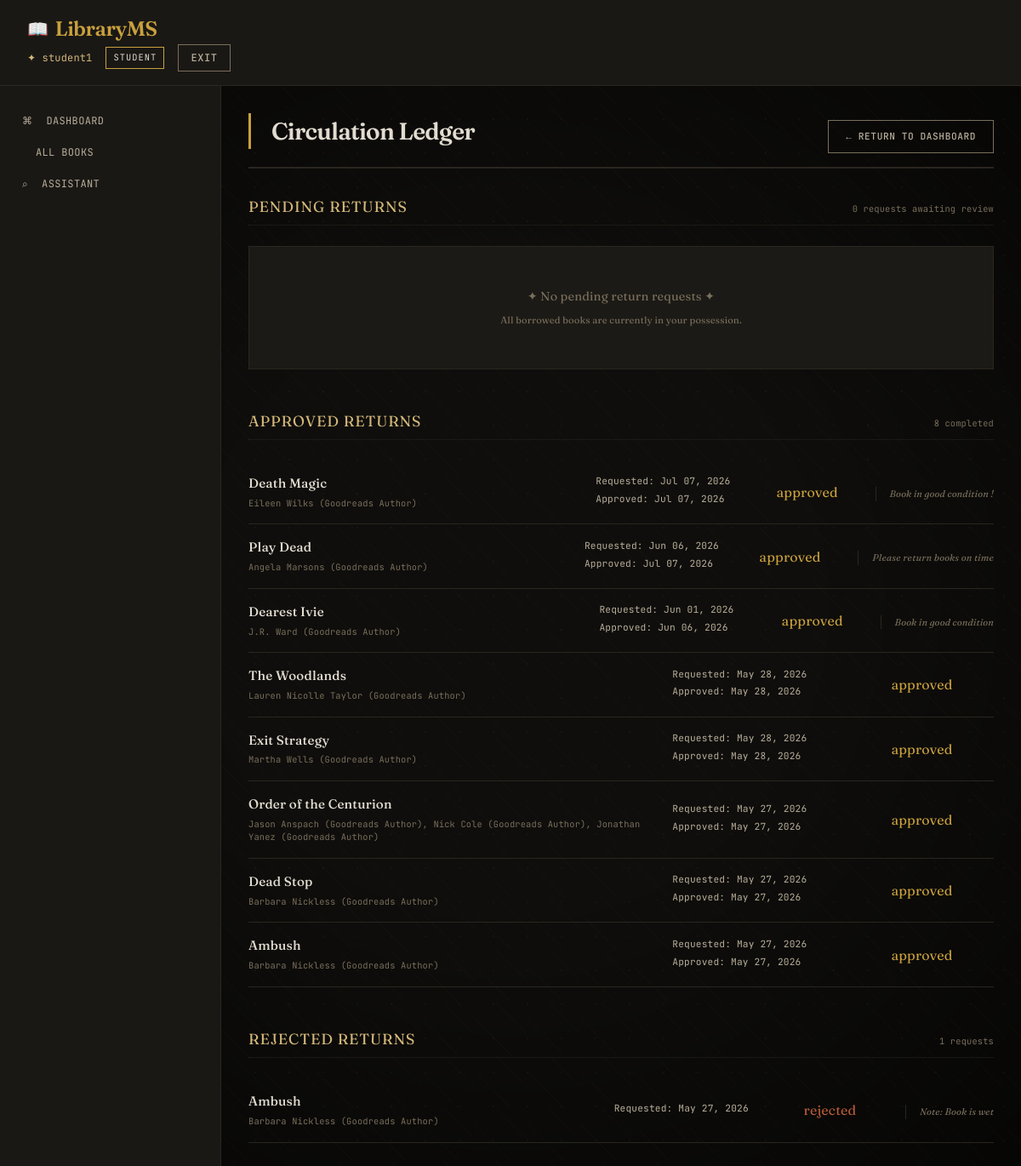
The app's page /my-return-requests/ (signed in) with its own data.
### library/models.py (models this page shows, shortened)
class User(AbstractUser):
    ROLE_CHOICES = [
        ('ADMIN', 'Admin'),
        ('LIBRARIAN', 'Librarian'),
        ('STUDENT', 'Student'),
    ]
    role = models.CharField(
        max_length=20,
        choices=ROLE_CHOICES,
        default='STUDENT'
    )
    USERNAME_FIELD = 'username'
    REQUIRED_FIELDS = []
    def is_admin(self):
        return self.role == 'ADMIN'
    def is_librarian(self):
        return self.role == 'LIBRARIAN'
    def is_student(self):
        return self.role == 'STUDENT'

class ReturnRequest(models.Model):
    REQUEST_STATUS = [
        ('PENDING', 'Pending Approval'),
        ('APPROVED', 'Approved'),
        ('REJECTED', 'Rejected'),
    ]
    borrow_record = models.OneToOneField(BorrowRecord, on_delete=models.CASCADE, related_name='return_request')
    student = models.ForeignKey(User, on_delete=models.CASCADE, related_name='return_requests')
    book = models.ForeignKey(Book, on_delete=models.CASCADE, related_name='return_requests')
    request_date = models.DateTimeField(default=timezone.now)
    approved_date = models.DateTimeField(null=True, blank=True)
    status = models.CharField(max_length=20, choices=REQUEST_STATUS, default='PENDING')
    librarian_notes = models.TextField(blank=True, null=True, help_text="Notes from librarian about book condition")
    class Meta:
        ordering = ['-request_date']
        indexes = [
            models.Index(fields=['status']),
            models.Index(fields=['request_date']),
        ]

class Book(models.Model):
    title = models.CharField(max_length=500)
    series = models.CharField(max_length=500, blank=True, null=True)
    author = models.CharField(max_length=500)
    rating = models.DecimalField(max_digits=3, decimal_places=2, default=0.00, blank=True, null=True)
    description = models.TextField(blank=True, null=True)
    liked_percent = models.IntegerField(default=0, blank=True, null=True, help_text="Percentage of readers who liked this book")
    language = models.CharField(max_length=100, default='English', blank=True, null=True)
    isbn = models.CharField(max_length=50, unique=True, blank=True, null=True)
    pages = models.IntegerField(default=0, blank=True, null=True)
    publisher = models.CharField(max_length=500, blank=True, null=True)
    publish_date = models.CharField(max_length=50, blank=True, null=True)
    genres = models.TextField(blank=True, null=True, help_text="Comma-separated genres")
    quantity = models.PositiveIntegerField(default=1)
    cover_img = models.URLField(max_length=1000, blank=True, null=True)
    created_at = models.DateTimeField(auto_now_add=True)
    updated_at = models.DateTimeField(auto_now=True)
    class Meta:
        ordering = ['-created_at']
        indexes = [
            models.Index(fields=['title']),
            models.Index(fields=['author']),
            models.Index(fields=['isbn']),
        ]

### library/views.py (the view)
# urls.py: path('my-return-requests/', views.my_return_requests, name='my_return_requests'),
@login_required
def my_return_requests(request):
    pending_requests = ReturnRequest.objects.filter(
        student=request.user,
        status='PENDING'
    ).select_related('book', 'borrow_record')
    approved_requests = ReturnRequest.objects.filter(
        student=request.user,
        status='APPROVED'
    ).select_related('book', 'borrow_record')[:10]
    rejected_requests = ReturnRequest.objects.filter(
        student=request.user,
        status='REJECTED'
    ).select_related('book', 'borrow_record')[:10]
    context = {
        'pending_requests': pending_requests,
        'approved_requests': approved_requests,
        'rejected_requests': rejected_requests,
    }
    return render(request, 'library/student/return_requests.html', context)

### library/templates/library/student/return_requests.html (shortened to what this page needs)
{% extends 'base.html' %}
{% block content %}
<div>
    <div class="ledger-header">
        <h1>Circulation Ledger</h1>
        <a href="{% url 'student_dashboard' %}" class="btn btn-secondary" style="font-size: 0.7rem;">← Return to Dashboard</a>
    </div>
    <div class="request-section">
        <div class="section-header">
            <span class="section-title">Pending Returns</span>
            <span class="section-count">{{ pending_requests|length }} request{% if pending_requests|length != 1 %}s{% endif %} awaiting review</span>
        </div>
        {% if pending_requests %}
            <ul class="request-list">
                {% for request in pending_requests %}
                <li class="request-entry">
                    <div class="request-book">
                        <div class="request-title">{{ request.book.title }}</div>
                        <div class="request-author">{{ request.book.author }}</div>
                    </div>
                    <div class="request-details">
                        <div>Requested: {{ request.request_date|date:"M d, Y · H:i" }}</div>
                        <div>Borrowed: {{ request.borrow_record.borrow_date|date:"M d, Y"|default:"—" }}</div>
                    </div>
                    <div class="request-status">
                        <span class="status-pending">pending</span>
                    </div>
                    <div class="request-actions">
                        <button class="btn btn-danger" onclick="openCancelModal('{{ request.id }}', '{{ request.book.title|escapejs }}')" style="padding: 0.375rem 0.875rem; font-size: 0.65rem;">
                            cancel
                        </button>
                    </div>
                </li>
                {% endfor %}
            </ul>
        {% else %}
            <div class="empty-ledger">
                <p>✦ No pending return requests ✦</p>
                <p style="font-size: 0.7rem; margin-top: var(--spacing-sm);">All borrowed books are currently in your possession.</p>
            </div>
        {% endif %}
    </div>
    {% if approved_requests %}
    <div class="request-section">
        <div class="section-header">
            <span class="section-title">Approved Returns</span>
            <span class="section-count">{{ approved_requests|length }} completed</span>
        </div>
        <ul class="request-list">
            {% for request in approved_requests %}
            <li class="request-entry">
                <div class="request-book">
                    <div class="request-title">{{ request.book.title }}</div>
                    <div class="request-author">{{ request.book.author }}</div>
                </div>
                <div class="request-details">
                    <div>Requested: {{ request.request_date|date:"M d, Y" }}</div>
                    <div>Approved: {{ request.approved_date|date:"M d, Y" }}</div>
                </div>
                <div class="request-status">
                    <span class="status-approved">approved</span>
                </div>
                {% if request.librarian_notes %}
                <div class="librarian-note">{{ request.librarian_notes }}</div>
                {% endif %}
            </li>
            {% endfor %}
        </ul>
    </div>
    {% endif %}
    {% if rejected_requests %}
    <div class="request-section">
        <div class="section-header">
            <span class="section-title">Rejected Returns</span>
            <span class="section-count">{{ rejected_requests|length }} requests</span>
        </div>
        <ul class="request-list">
            {% for request in rejected_requests %}
            <li class="request-entry">
                <div class="request-book">
                    <div class="request-title">{{ request.book.title }}</div>
                    <div class="request-author">{{ request.book.author }}</div>
                </div>
                <div class="request-details">
                    <div>Requested: {{ request.request_date|date:"M d, Y" }}</div>
                </div>
                <div class="request-status">
                    <span class="status-rejected">rejected</span>
                </div>
                {% if request.librarian_notes %}
                <div class="librarian-note">Note: {{ request.librarian_notes }}</div>
                {% endif %}
            </li>
            {% endfor %}
        </ul>
    </div>
    {% endif %}
</div>
{% endblock %}

### library/templates/base.html (shortened to what this page needs)
<!DOCTYPE html>
<html lang="en">
<head>
</head>
<body>
<nav class="navbar">
    <div class="navbar-brand">
        <span>LibraryMS</span>
    </div>
    <div class="navbar-user">
        {% if user.is_authenticated %}
            <span class="user-badge">✦ {{ user.username }}</span>
            <span class="role-badge">{{ user.get_role_display }}</span>
            <a href="{% url 'logout' %}" class="btn btn-secondary" style="padding: 0.375rem 0.875rem;">Exit</a>
        {% endif %}
    </div>
</nav>
<div style="display: flex;">
    {% if user.is_authenticated %}
    <aside class="sidebar" style="width: 260px;">
        <ul class="nav">
            <li class="nav-item">
                <a class="nav-link" href="{% url 'dashboard_redirect' %}">
                    <span>⌘</span> Dashboard
                </a>
            </li>
            <li class="nav-item">
                <a class="nav-link" href="{% url 'book_list' %}">
                     All Books
                </a>
            </li>
            {% if user.is_student %}
            <li class="nav-item">
                <a class="nav-link" href="{% url 'chatbot_page' %}">
                    <span>⌕</span> Assistant
                </a>
            </li>
            {% endif %}
        </ul>
    </aside>
    <main class="main-content" style="flex: 1;">
    {% else %}
    <main class="main-content" style="flex: 1; max-width: 1200px; margin: 0 auto;">
    {% endif %}
        {% block content %}{% endblock %}
    </main>
</div>
</body>
</html>

### library/templates/base.html (style rules this page uses)
* { margin: 0; padding: 0; box-sizing: border-box; }
:root { --bg-deep: #0f0e0c; --bg-surface: #1a1815; --bg-elevated: #201e1a; --bg-card: #1c1a16; --text-primary: #e2dcd0; --text-secondary: #b8ae9a; --text-muted: #7a6f5c; --accent-gold: #c9a03d; --accent-rust: #8b5e3c; --accent-fine: #d4b87a; --border-warm: #2a261f; --status-due-soon: #c9a03d; --status-overdue: #b85c38; --status-success: #7a6f5c; --spacing-xs: 0.25rem; --spacing-sm: 0.5rem; --spacing-md: 1rem; --spacing-lg: 1.5rem; --spacing-xl: 2rem; --spacing-2xl: 3rem; }
body { font-family: 'Fraunces', Georgia, serif; background-color: var(--bg-deep); color: var(--text-primary); line-height: 1.5; font-weight: 400; font-size: 16px; letter-spacing: 0.01em; position: relative; }
body::before { content: ''; position: fixed; top: 0; left: 0; width: 100%; height: 100%; pointer-events: none; z-index: 0; background-image: radial-gradient(rgba(255, 245, 215, 0.03) 1px, transparent 1px), repeating-linear-gradient( 45deg, transparent, transparent 30px, rgba(201, 160, 61, 0.03) 30px, rgba(201, 160, 61, 0.03) 31px ), radial-gradient(circle at 50% 50%, transparent 40%, rgba(0, 0, 0, 0.6) 100%); background-size: 40px 40px, 62px 62px, 100% 100%; }
body > * { position: relative; z-index: 1; }
h1, h2, h3, h4, h5, h6 { font-family: 'Fraunces', Georgia, serif; font-weight: 500; letter-spacing: -0.02em; color: var(--text-primary); }
h1 { font-size: 2.5rem; font-weight: 600; letter-spacing: -0.03em; border-left: 3px solid var(--accent-gold); padding-left: var(--spacing-lg); margin-bottom: var(--spacing-lg); }
a { color: var(--accent-fine); text-decoration: none; transition: color 0.2s ease; border-bottom: 1px solid transparent; }
.btn { display: inline-block; font-family: 'JetBrains Mono', monospace; font-size: 0.75rem; font-weight: 500; letter-spacing: 0.05em; text-transform: uppercase; padding: 0.625rem 1.25rem; background: transparent; border: 1px solid var(--accent-gold); color: var(--accent-gold); cursor: pointer; transition: all 0.2s ease; text-decoration: none; }
.btn-secondary { border-color: var(--text-muted); color: var(--text-secondary); }
.navbar { background: var(--bg-surface); border-bottom: 1px solid var(--border-warm); padding: var(--spacing-md) var(--spacing-xl); position: sticky; top: 0; z-index: 100; }
.navbar-brand { font-family: 'Fraunces', serif; font-size: 1.5rem; font-weight: 600; letter-spacing: -0.02em; color: var(--accent-gold); text-decoration: none; display: inline-flex; align-items: center; gap: var(--spacing-sm); }
.navbar-brand::before { content: "📖"; font-size: 1.25rem; }
.navbar-user { display: flex; align-items: center; gap: var(--spacing-md); }
.user-badge { font-family: 'JetBrains Mono', monospace; font-size: 0.75rem; color: var(--accent-fine); }
.role-badge { font-family: 'JetBrains Mono', monospace; font-size: 0.65rem; text-transform: uppercase; letter-spacing: 0.1em; border: 1px solid var(--accent-gold); padding: 0.25rem 0.5rem; }
.sidebar { background: var(--bg-surface); border-right: 1px solid var(--border-warm); min-height: calc(100vh - 64px); position: sticky; top: 64px; }
.nav { list-style: none; padding: var(--spacing-lg) 0; }
.nav-item { margin-bottom: 2px; }
.nav-link { display: flex; align-items: center; gap: var(--spacing-md); padding: var(--spacing-sm) var(--spacing-lg); color: var(--text-secondary); font-family: 'JetBrains Mono', monospace; font-size: 0.75rem; letter-spacing: 0.03em; text-transform: uppercase; border-left: 2px solid transparent; transition: all 0.15s ease; }
.main-content { padding: var(--spacing-xl); min-height: calc(100vh - 64px); }

### records on screen
User: username "student1", role "STUDENT"
ReturnRequest: book "Death Magic", book.author "Eileen Wilks (Goodreads Author)", request_date "Jul 07, 2026", approved_date "Jul 07, 2026", librarian_notes "Book in good condition !"
ReturnRequest: book "Play Dead", book.author "Angela Marsons (Goodreads Author)", request_date "Jun 06, 2026", approved_date "Jul 07, 2026", librarian_notes "Please return books on time"
ReturnRequest: book "Dearest Ivie", book.author "J.R. Ward (Goodreads Author)", request_date "Jun 01, 2026", approved_date "Jun 06, 2026", librarian_notes "Book in good condition"
ReturnRequest: book "The Woodlands", book.author "Lauren Nicolle Taylor (Goodreads Author)", request_date "May 28, 2026", approved_date "May 28, 2026"
ReturnRequest: book "Exit Strategy", book.author "Martha Wells (Goodreads Author)", request_date "May 28, 2026", approved_date "May 28, 2026"
ReturnRequest: book "Order of the Centurion", book.author "Jason Anspach (Goodreads Author), Nick Cole (Goodreads Author), Jonathan Yanez (Goodreads Author)", request_date "May 27, 2026", approved_date "May 27, 2026"
ReturnRequest: book "Dead Stop", book.author "Barbara Nickless (Goodreads Author)", request_date "May 27, 2026", approved_date "May 27, 2026"
ReturnRequest: book "Ambush", book.author "Barbara Nickless (Goodreads Author)", request_date "May 27, 2026", approved_date "May 27, 2026"
ReturnRequest: book "Ambush", book.author "Barbara Nickless (Goodreads Author)", request_date "May 27, 2026", librarian_notes "Book is wet"

### other values on screen
{{ pending_requests|length }} "0"
{{ approved_requests|length }} "8"
{{ rejected_requests|length }} "1"
